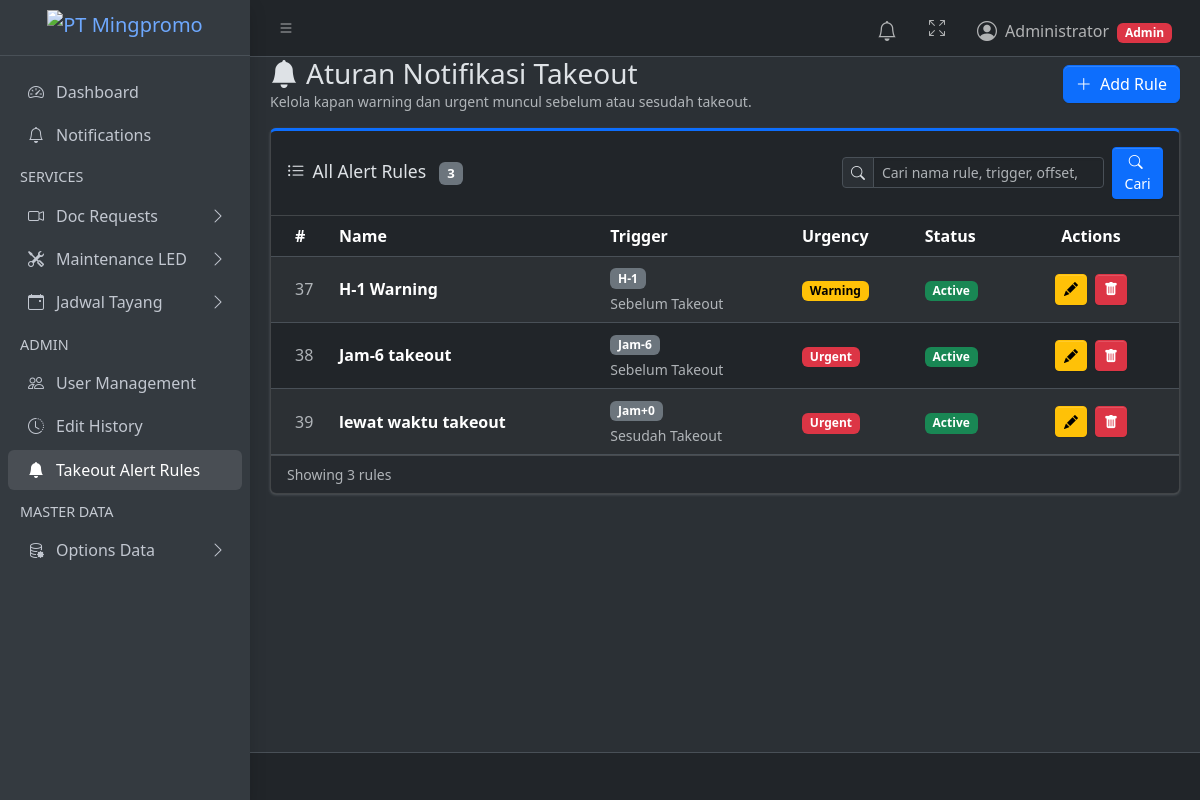
The app's page /notifications/rules/ (signed in) with its own data.
### products/models.py (models this page shows, shortened)
class TakeoutAlertRule(models.Model):
    class TriggerDirection(models.TextChoices):
        BEFORE = "BEFORE", "Sebelum Takeout"
        AFTER = "AFTER", "Sesudah Takeout"
    class OffsetUnit(models.TextChoices):
        DAY = "DAY", "Hari"
        HOUR = "HOUR", "Jam"
    class Urgency(models.TextChoices):
        WARNING = "WARNING", "Warning"
        URGENT = "URGENT", "Urgent"
    name = models.CharField(max_length=150, unique=True)
    trigger_direction = models.CharField(
        max_length=10,
        choices=TriggerDirection.choices,
        default=TriggerDirection.BEFORE,
    )
    offset_unit = models.CharField(max_length=10, choices=OffsetUnit.choices)
    offset_value = models.PositiveIntegerField()
    lead_minutes = models.PositiveIntegerField(default=0, editable=False)
    urgency = models.CharField(max_length=10, choices=Urgency.choices)
    is_active = models.BooleanField(default=True)
    created_at = models.DateTimeField(auto_now_add=True)
    updated_at = models.DateTimeField(auto_now=True)
    class Meta:
        ordering = ["-is_active", "-lead_minutes", "urgency", "name"]
        verbose_name = "Takeout Alert Rule"
        verbose_name_plural = "Takeout Alert Rules"
    def offset_display(self):
        sign = "-" if self.trigger_direction == self.TriggerDirection.BEFORE else "+"
        if self.offset_unit == self.OffsetUnit.DAY:
            return f"H{sign}{self.offset_value}"
        return f"Jam{sign}{self.offset_value}"

### products/views.py (the view, shortened to what this page needs)
# urls.py: path("notifications/rules/", views.takeout_alert_rule_list, name="takeout_alert_rule_list"),
@admin_required
def takeout_alert_rule_list(request):
    search_query = _get_search_query(request)
    rules = TakeoutAlertRule.objects.all()
    return render(request, "products/takeout_alert_rule_list.html", {
        "rules": rules,
        **_search_context(request, "Cari nama rule, trigger, offset, atau urgency"),
    })

### products/views.py (called while the page is built)
def _is_admin(user):
    return user.is_superuser or user.groups.filter(name="admin").exists()

def _get_search_query(request):
    return request.GET.get("q", "").strip()

def _search_context(request, placeholder):
    params = request.GET.copy()
    params.pop("page", None)
    search_query = _get_search_query(request)
    return {
        "search_query": search_query,
        "search_active": bool(search_query),
        "search_placeholder": placeholder,
        "page_query": params.urlencode(),
    }

def admin_required(view_func):
    @wraps(view_func)
    @login_required
    def wrapper(request, *args, **kwargs):
        if not _is_admin(request.user):
            return _forbidden_response(request, "Halaman ini hanya bisa diakses oleh Admin.")
        return view_func(request, *args, **kwargs)
    return wrapper

### products/templates/products/takeout_alert_rule_list.html (shortened to what this page needs)
{% extends "layouts/base.html" %}
{% block content %}
<div class="d-flex justify-content-between align-items-center mb-3">
  <div>
    <h3 class="mb-0"><i class="bi bi-bell-fill me-2"></i>Aturan Notifikasi Takeout</h3>
    <p class="text-muted mb-0 small">Kelola kapan warning dan urgent muncul sebelum atau sesudah takeout.</p>
  </div>
  <button type="button" class="btn btn-primary" onclick="loadModal('{% url 'takeout_alert_rule_create' %}')">
    <i class="bi bi-plus-lg me-1"></i> Add Rule
  </button>
</div>
<div class="card card-primary card-outline">
  <div class="card-header">
    <div class="d-flex flex-column flex-lg-row align-items-lg-center justify-content-between gap-3">
      <h3 class="card-title mb-0">
        <i class="bi bi-list-ul me-2"></i>All Alert Rules
        <span class="badge bg-secondary ms-2">{{ rules|length }}</span>
      </h3>
      {% include "products/_table_search.html" %}
    </div>
  </div>
  <div class="card-body p-0 table-responsive">
    <table class="table table-striped table-hover align-middle mb-0">
      <thead>
        <tr>
          <th style="width:60px">#</th>
          <th>Name</th>
          <th>Trigger</th>
          <th>Urgency</th>
          <th>Status</th>
          <th style="width:160px" class="text-center">Actions</th>
        </tr>
      </thead>
      <tbody>
        {% for rule in rules %}
        <tr>
          <td class="text-muted">{{ rule.id }}</td>
          <td class="fw-semibold">{{ rule.name }}</td>
          <td>
            <span class="badge text-bg-secondary">{{ rule.offset_display }}</span>
            <div class="small text-muted mt-1">{{ rule.get_trigger_direction_display }}</div>
          </td>
          <td>
            <span class="badge text-bg-{% if rule.urgency == 'URGENT' %}danger{% else %}warning{% endif %}">
              {{ rule.get_urgency_display }}
            </span>
          </td>
          <td>
            {% if rule.is_active %}
            <span class="badge text-bg-success">Active</span>
            {% else %}
            <span class="badge text-bg-secondary">Inactive</span>
            {% endif %}
          </td>
          <td class="text-center">
            <button type="button" class="btn btn-sm btn-warning me-1" onclick="loadModal('{% url 'takeout_alert_rule_edit' rule.id %}')">
              <i class="bi bi-pencil-fill"></i>
            </button>
            <button type="button" class="btn btn-sm btn-danger" onclick="loadModal('{% url 'takeout_alert_rule_delete' rule.id %}')">
              <i class="bi bi-trash-fill"></i>
            </button>
          </td>
        </tr>
        {% endfor %}
      </tbody>
    </table>
  </div>
  {% if rules %}
  <div class="card-footer text-muted small">
    Showing {{ rules|length }} rule{{ rules|length|pluralize }}{% if search_active %} for "{{ search_query }}"{% endif %}
  </div>
  {% endif %}
</div>
{% endblock %}

### products/templates/layouts/header.html (shortened to what this page needs)
<nav class="app-header navbar navbar-expand bg-body">
  <div class="container-fluid">
    <ul class="navbar-nav">
      <li class="nav-item">
        <a class="nav-link" data-lte-toggle="sidebar" href="#" role="button">
          <i class="bi bi-list"></i>
        </a>
      </li>
    </ul>
    <ul class="navbar-nav ms-auto">
      <li class="nav-item dropdown" id="notification-center" data-summary-url="{% url 'notification_summary' %}">
        <a href="#" class="nav-link position-relative" data-bs-toggle="dropdown" aria-expanded="false">
          <i class="bi bi-bell fs-5"></i>
        </a>
      </li>
      <li class="nav-item">
        <a class="nav-link" href="#" data-lte-toggle="fullscreen">
          <i data-lte-icon="maximize" class="bi bi-arrows-fullscreen"></i>
        </a>
      </li>
      <li class="nav-item dropdown user-menu">
        <a href="#" class="nav-link dropdown-toggle" data-bs-toggle="dropdown">
          <span class="d-flex align-items-center gap-2">
            <i class="bi bi-person-circle fs-5"></i>
            <span class="d-none d-md-inline">
              {{ user.get_full_name|default:user.username }}
              {% if user.is_superuser or user.groups.all.0.name == "admin" %}
              <span class="badge text-bg-danger ms-1">Admin</span>
              {% else %}
              <span class="badge text-bg-info ms-1">Staff</span>
              {% endif %}
            </span>
          </span>
        </a>
      </li>
    </ul>
  </div>
</nav>

### records on screen
TakeoutAlertRule: id "37", name "H-1 Warning", offset_display "H-1", trigger_direction "Sebelum Takeout", urgency "Warning", is_active "Active"
TakeoutAlertRule: id "38", name "Jam-6 takeout", offset_display "Jam-6", trigger_direction "Sebelum Takeout", urgency "Urgent", is_active "Active"
TakeoutAlertRule: id "39", name "lewat waktu takeout", offset_display "Jam+0", trigger_direction "Sesudah Takeout", urgency "Urgent", is_active "Active"

### other values on screen
{{ user.get_full_name|default:user.username }} "Administrator"
{{ rules|length }} "3"
